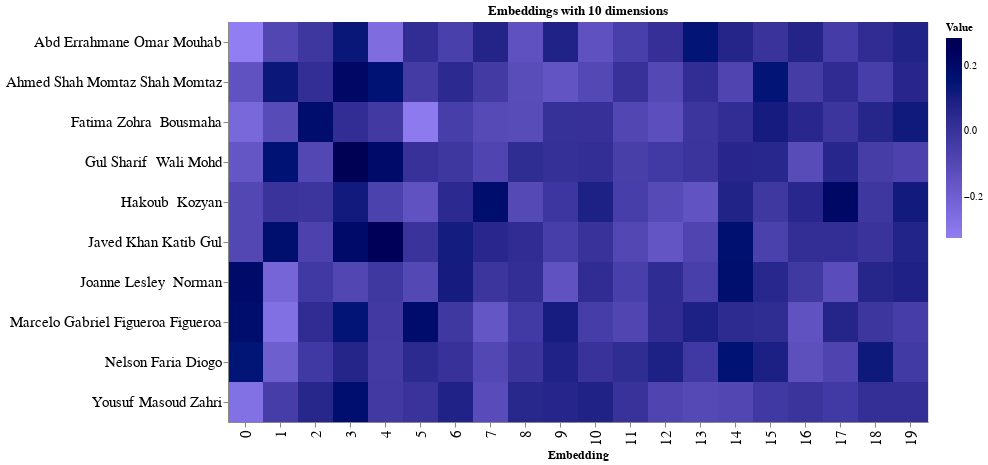

Notebook code cell kept with this figure:
### Markdown cell above
### Visualization of reduced embeddings for few names

### Code cell
import altair as alt

# Reshape the data for visualization purposes
source = pd.DataFrame(embeds_pc[:10])
source = pd.concat([source,pd.Series(text_embeddings_list[:10],name='query')], axis=1)
source = source.melt(id_vars=['query'])

# Configure the plot
chart = alt.Chart(source).mark_rect().encode(
    x=alt.X('variable:N', title="Embedding"),
    y=alt.Y('query:N', title='',axis=alt.Axis(labelLimit=500)),
    color=alt.Color('value:Q', title="Value", scale=alt.Scale(
                range=["#917EF3", "#000000"]))
)

result = chart.configure(background='#ffffff'
        ).properties(
        width=700,
        height=400,
        title='Embeddings with 20 dimensions'
       ).configure_axis(
      labelFontSize=15,
      titleFontSize=12)

# Show the plot
result

### Figure 1 — Vega-Lite specification as saved in the notebook (floating-point values rounded to 4 significant figures; data arrays with more than 128 entries replaced by an {"elided": "..."} marker saying what was removed)
{"config": {"view": {"continuousWidth": 400, "continuousHeight": 300}, "axis": {"labelFontSize": 15, "titleFontSize": 12}, "background": "#ffffff"}, "data": {"name": "data-b153cbc6b1dc77770ee38ec8b939888b"}, "mark": "rect", "encoding": {"color": {"field": "value", "scale": {"range": ["#917EF3", "#000000"]}, "title": "Value", "type": "quantitative"}, "x": {"field": "variable", "title": "Embedding", "type": "nominal"}, "y": {"axis": {"labelLimit": 500}, "field": "query", "title": "", "type": "nominal"}}, "height": 400, "title": "Embeddings with 10 dimensions", "width": 700, "$schema": "https://vega.github.io/schema/vega-lite/v4.17.0.json", "datasets": {"data-b153cbc6b1dc77770ee38ec8b939888b": {"elided": "200 records"}}}
